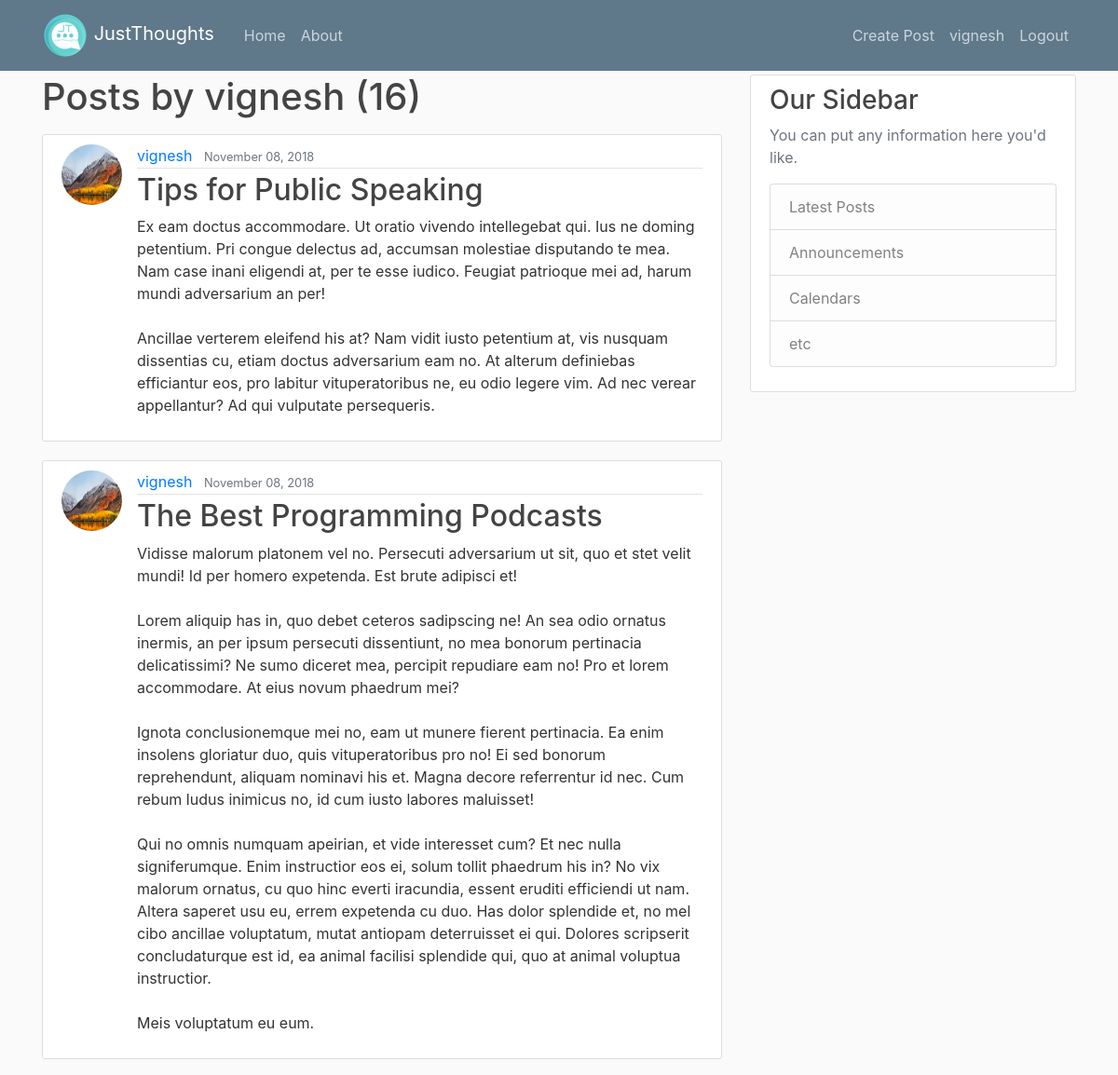
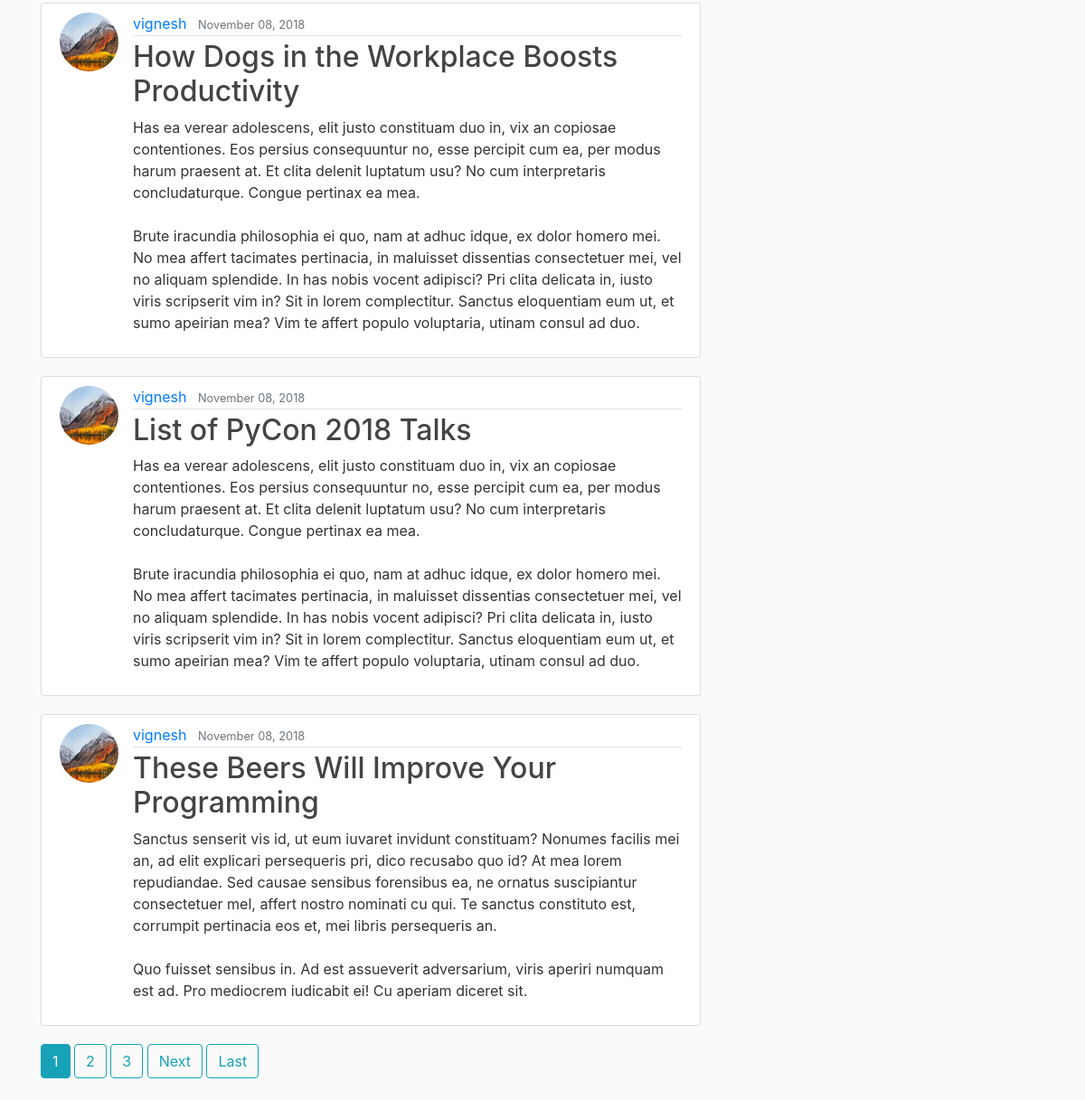
Page /user/vignesh (signed in) on the earlier database version (2 pictures, top to bottom).
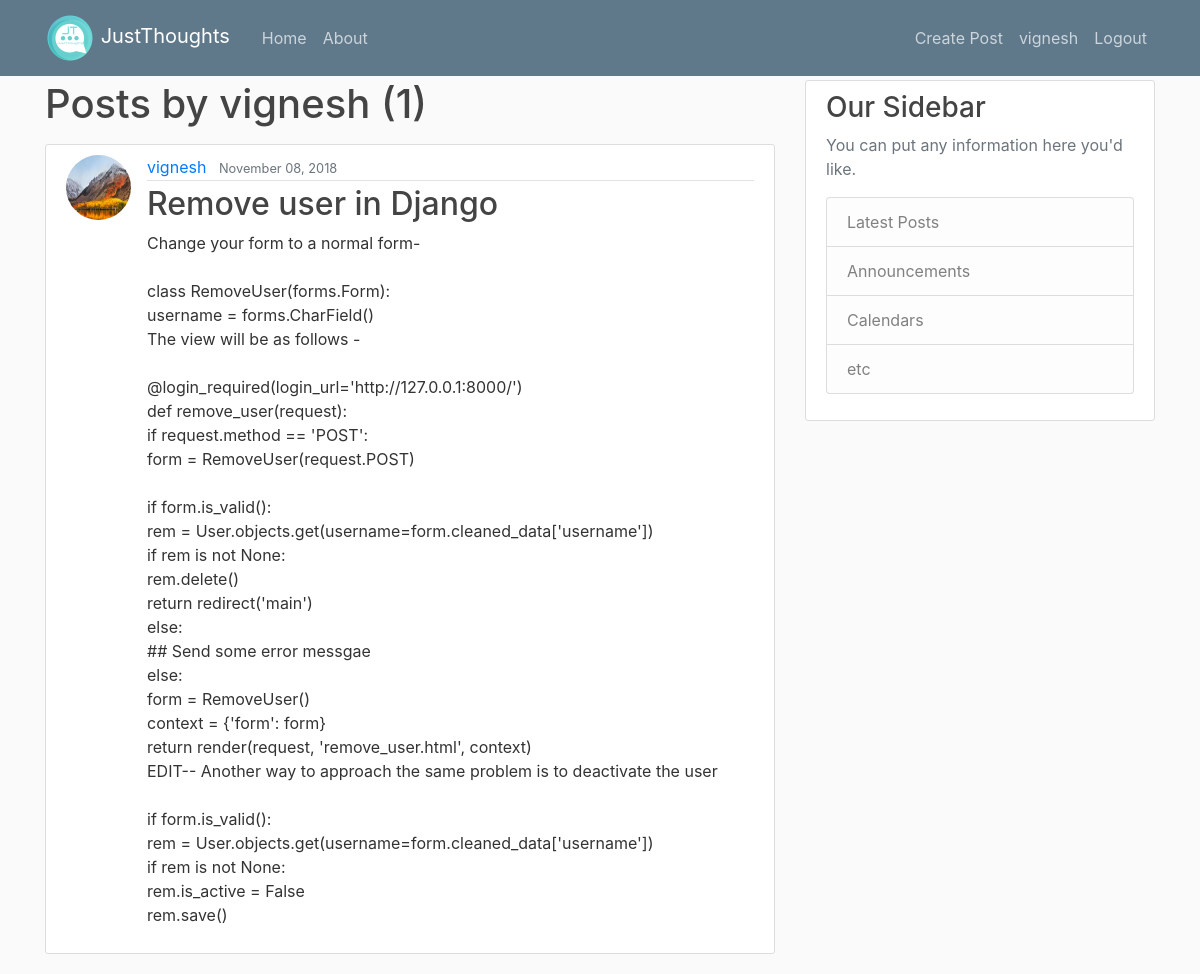
Same page on the later database version.
### blog/models.py (models this page shows, shortened)
class Post(models.Model):
    title = models.CharField(max_length=120)
    content = models.TextField()
    date_posted = models.DateTimeField(default=timezone.now)
    author = models.ForeignKey(User,on_delete=models.CASCADE)

### users/models.py (models this page shows, shortened)
class Profile(models.Model): # extending the default User model by django
    user = models.OneToOneField(User,on_delete=models.CASCADE)
    image = models.ImageField(default='default.jpg',upload_to='profile_pics')

### blog/views.py (the view)
# urls.py: path('user/<str:username>',UserPostListView.as_view(),name='blog-user-post'),
class UserPostListView(ListView):
    model = Post
    template_name = 'blog/user_posts.html'  # <app>/<model>_<view_type>.html
    context_object_name = 'posts'
    paginate_by = 5
    def get_queryset(self):
        user=get_object_or_404(User,username=self.kwargs.get('username'))
        return Post.objects.filter(author=user).order_by('-date_posted')

### blog/templates/blog/user_posts.html (shortened to what this page needs)
{% extends 'blog/base.html' %}
{% load static %}
{% block content %}
<h1 class="mb-3">Posts by {{ view.kwargs.username }} ({{ page_obj.paginator.count }})</h1>
{% if user.is_authenticated %}
{% for post in posts %}
<article class="media content-section">
  <img class="rounded-circle article-img" src="{{ post.author.profile.image.url }}">
  <div class="media-body">
    <div class="article-metadata">
      <a class="mr-2" href="{% url 'blog-user-post' post.author.username %}">{{ post.author }}</a>
      <small class="text-muted">{{ post.date_posted|date:"F d, Y" }}</small>
    </div>
    <h2><a class="article-title" href="{% url 'blog-post-detail' post.id %}">{{ post.title }}</a></h2>
    <p class="article-content">{{ post.content }}</p>
  </div>
</article>
{% endfor %}
{% if is_paginated %}
  {% for num in page_obj.paginator.page_range %}
      {% if page_obj.number == num %}
        <a class="btn btn-info mb-4" href="?page={{ num }}">{{ num }}</a>
      {% elif num  > page_obj.number|add:'-3' and num < page_obj.number|add:'3' %}
        <a class="btn btn-outline-info mb-4" href="?page={{ num }}">{{ num }}</a>
      {% endif %}
  {% endfor %}
  {% if page_obj.has_next %}
      <a class="btn btn-outline-info mb-4" href="?page={{ page_obj.next_page_number }}">Next</a>
      <a class="btn btn-outline-info mb-4" href="?page={{ page_obj.paginator.num_pages }}"">Last</a>
  {% endif %}
{% endif %}
{% else %}
<h1>JustThoughts</h1>
<img src="{% static 'blog/just_thoughts_logo.png' %}">
<p><h4><a href="{% url 'users_login' %}">Login</a> To View Posts </h4></p>
{% endif %}
{% endblock %}

Differences in the rows shown:
removed Post: author.profile.image (picture), author "vignesh", date_posted "November 08, 2018", title "Tips for Public Speaking", content "Ex eam doctus accommodare. Ut oratio vivendo intellegebat qui. Ius ne doming petentium. Pri congue delectus ad, accumsan molestiae disputando te mea. Nam case inani eligendi at, per te esse iudico. Feugiat patrioque mei ad, harum mundi adversarium an per! Ancillae verterem eleifend his at? Nam vidit iusto petentium at, vis nusquam dissentias cu, etiam doctus adversarium eam no. At alterum definiebas efficiantur eos, pro labitur vituperatoribus ne, eu odio legere vim. Ad nec verear appellantur? Ad qui vulputate persequeris."
removed Post: author.profile.image (picture), author "vignesh", date_posted "November 08, 2018", title "The Best Programming Podcasts", content "Vidisse malorum platonem vel no. Persecuti adversarium ut sit, quo et stet velit mundi! Id per homero expetenda. Est brute adipisci et! Lorem aliquip has in, quo debet ceteros sadipscing ne! An sea odio ornatus inermis, an per ipsum persecuti dissentiunt, no mea bonorum pertinacia delicatissimi? Ne sumo diceret mea, percipit repudiare eam no! Pro et lorem accommodare. At eius novum phaedrum mei? Ignota conclusionemque mei no, eam ut munere fierent pertinacia. Ea enim insolens gloriatur duo, quis vituperatoribus pro no! Ei sed bonorum reprehendunt, aliquam nominavi his et. Magna decore referrentur id nec. Cum rebum ludus inimicus no, id cum iusto labores maluisset! Qui no omnis numquam…"
removed Post: author.profile.image (picture), author "vignesh", date_posted "November 08, 2018", title "How Dogs in the Workplace Boosts Productivity", content "Has ea verear adolescens, elit justo constituam duo in, vix an copiosae contentiones. Eos persius consequuntur no, esse percipit cum ea, per modus harum praesent at. Et clita delenit luptatum usu? No cum interpretaris concludaturque. Congue pertinax ea mea. Brute iracundia philosophia ei quo, nam at adhuc idque, ex dolor homero mei. No mea affert tacimates pertinacia, in maluisset dissentias consectetuer mei, vel no aliquam splendide. In has nobis vocent adipisci? Pri clita delicata in, iusto viris scripserit vim in? Sit in lorem complectitur. Sanctus eloquentiam eum ut, et sumo apeirian mea? Vim te affert populo voluptaria, utinam consul ad duo."
removed Post: author.profile.image (picture), author "vignesh", date_posted "November 08, 2018", title "List of PyCon 2018 Talks", content "Has ea verear adolescens, elit justo constituam duo in, vix an copiosae contentiones. Eos persius consequuntur no, esse percipit cum ea, per modus harum praesent at. Et clita delenit luptatum usu? No cum interpretaris concludaturque. Congue pertinax ea mea. Brute iracundia philosophia ei quo, nam at adhuc idque, ex dolor homero mei. No mea affert tacimates pertinacia, in maluisset dissentias consectetuer mei, vel no aliquam splendide. In has nobis vocent adipisci? Pri clita delicata in, iusto viris scripserit vim in? Sit in lorem complectitur. Sanctus eloquentiam eum ut, et sumo apeirian mea? Vim te affert populo voluptaria, utinam consul ad duo."
removed Post: author.profile.image (picture), author "vignesh", date_posted "November 08, 2018", title "These Beers Will Improve Your Programming", content "Sanctus senserit vis id, ut eum iuvaret invidunt constituam? Nonumes facilis mei an, ad elit explicari persequeris pri, dico recusabo quo id? At mea lorem repudiandae. Sed causae sensibus forensibus ea, ne ornatus suscipiantur consectetuer mel, affert nostro nominati cu qui. Te sanctus constituto est, corrumpit pertinacia eos et, mei libris persequeris an. Quo fuisset sensibus in. Ad est assueverit adversarium, viris aperiri numquam est ad. Pro mediocrem iudicabit ei! Cu aperiam diceret sit."
added Post: author.profile.image (picture), author "vignesh", date_posted "November 08, 2018", title "Remove user in Django", content "Change your form to a normal form- class RemoveUser(forms.Form): username = forms.CharField() The view will be as follows - @login_required(login_url='http://127.0.0.1:8000/') def remove_user(request): if request.method == 'POST': form = RemoveUser(request.POST) if form.is_valid(): rem = User.objects.get(username=form.cleaned_data['username']) if rem is not None: rem.delete() return redirect('main') else: ## Send some error messgae else: form = RemoveUser() context = {'form': form} return render(request, 'remove_user.html', context) EDIT-- Another way to approach the same problem is to deactivate the user if form.is_valid(): rem = User.objects.get(username=form.cleaned_data['username']) if…"
Other differences:
{{ page_obj.paginator.count }}: "16" → "1"
list line gone: "1"
list line gone: "2"
list line gone: "3"
text no longer shown: "Next Last"
